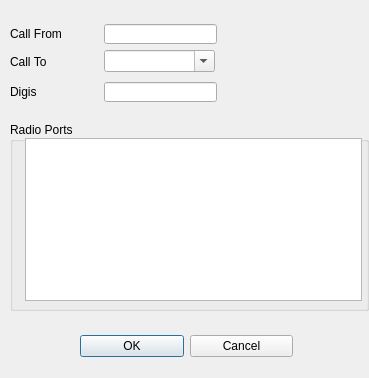
<?xml version="1.0" encoding="UTF-8"?>
<ui version="4.0">
 <class>AGWConnectDkg</class>
 <widget class="QDialog" name="AGWConnectDkg">
  <property name="geometry">
   <rect>
    <x>0</x>
    <y>0</y>
    <width>369</width>
    <height>378</height>
   </rect>
  </property>
  <property name="windowTitle">
   <string>Dialog</string>
  </property>
  <widget class="QWidget" name="layoutWidget">
   <property name="geometry">
    <rect>
     <x>80</x>
     <y>330</y>
     <width>213</width>
     <height>33</height>
    </rect>
   </property>
   <layout class="QHBoxLayout">
    <property name="spacing">
     <number>6</number>
    </property>
    <property name="leftMargin">
     <number>0</number>
    </property>
    <property name="topMargin">
     <number>0</number>
    </property>
    <property name="rightMargin">
     <number>0</number>
    </property>
    <property name="bottomMargin">
     <number>0</number>
    </property>
    <item>
     <widget class="QPushButton" name="okButton">
      <property name="text">
       <string>OK</string>
      </property>
     </widget>
    </item>
    <item>
     <widget class="QPushButton" name="cancelButton">
      <property name="text">
       <string>Cancel</string>
      </property>
     </widget>
    </item>
   </layout>
  </widget>
  <widget class="QLineEdit" name="CallFrom">
   <property name="geometry">
    <rect>
     <x>104</x>
     <y>24</y>
     <width>113</width>
     <height>20</height>
    </rect>
   </property>
  </widget>
  <widget class="QLineEdit" name="Digis">
   <property name="geometry">
    <rect>
     <x>104</x>
     <y>82</y>
     <width>113</width>
     <height>20</height>
    </rect>
   </property>
  </widget>
  <widget class="QComboBox" name="CallTo">
   <property name="geometry">
    <rect>
     <x>104</x>
     <y>50</y>
     <width>111</width>
     <height>22</height>
    </rect>
   </property>
   <property name="editable">
    <bool>true</bool>
   </property>
   <property name="insertPolicy">
    <enum>QComboBox::NoInsert</enum>
   </property>
  </widget>
  <widget class="QLabel" name="label">
   <property name="geometry">
    <rect>
     <x>10</x>
     <y>22</y>
     <width>65</width>
     <height>23</height>
    </rect>
   </property>
   <property name="text">
    <string>Call From </string>
   </property>
  </widget>
  <widget class="QLabel" name="label_2">
   <property name="geometry">
    <rect>
     <x>10</x>
     <y>50</y>
     <width>65</width>
     <height>23</height>
    </rect>
   </property>
   <property name="text">
    <string>Call To </string>
   </property>
  </widget>
  <widget class="QLabel" name="label_3">
   <property name="geometry">
    <rect>
     <x>10</x>
     <y>80</y>
     <width>65</width>
     <height>23</height>
    </rect>
   </property>
   <property name="text">
    <string>Digis</string>
   </property>
  </widget>
  <widget class="QGroupBox" name="groupBox">
   <property name="geometry">
    <rect>
     <x>10</x>
     <y>122</y>
     <width>359</width>
     <height>189</height>
    </rect>
   </property>
   <property name="title">
    <string>Radio Ports</string>
   </property>
   <widget class="QListWidget" name="RadioPorts">
    <property name="geometry">
     <rect>
      <x>15</x>
      <y>16</y>
      <width>337</width>
      <height>163</height>
     </rect>
    </property>
   </widget>
  </widget>
 </widget>
 <resources/>
 <connections>
  <connection>
   <sender>okButton</sender>
   <signal>clicked()</signal>
   <receiver>AGWConnectDkg</receiver>
   <slot>accept()</slot>
   <hints>
    <hint type="sourcelabel">
     <x>278</x>
     <y>253</y>
    </hint>
    <hint type="destinationlabel">
     <x>96</x>
     <y>254</y>
    </hint>
   </hints>
  </connection>
  <connection>
   <sender>cancelButton</sender>
   <signal>clicked()</signal>
   <receiver>AGWConnectDkg</receiver>
   <slot>reject()</slot>
   <hints>
    <hint type="sourcelabel">
     <x>369</x>
     <y>253</y>
    </hint>
    <hint type="destinationlabel">
     <x>179</x>
     <y>282</y>
    </hint>
   </hints>
  </connection>
 </connections>
</ui>
